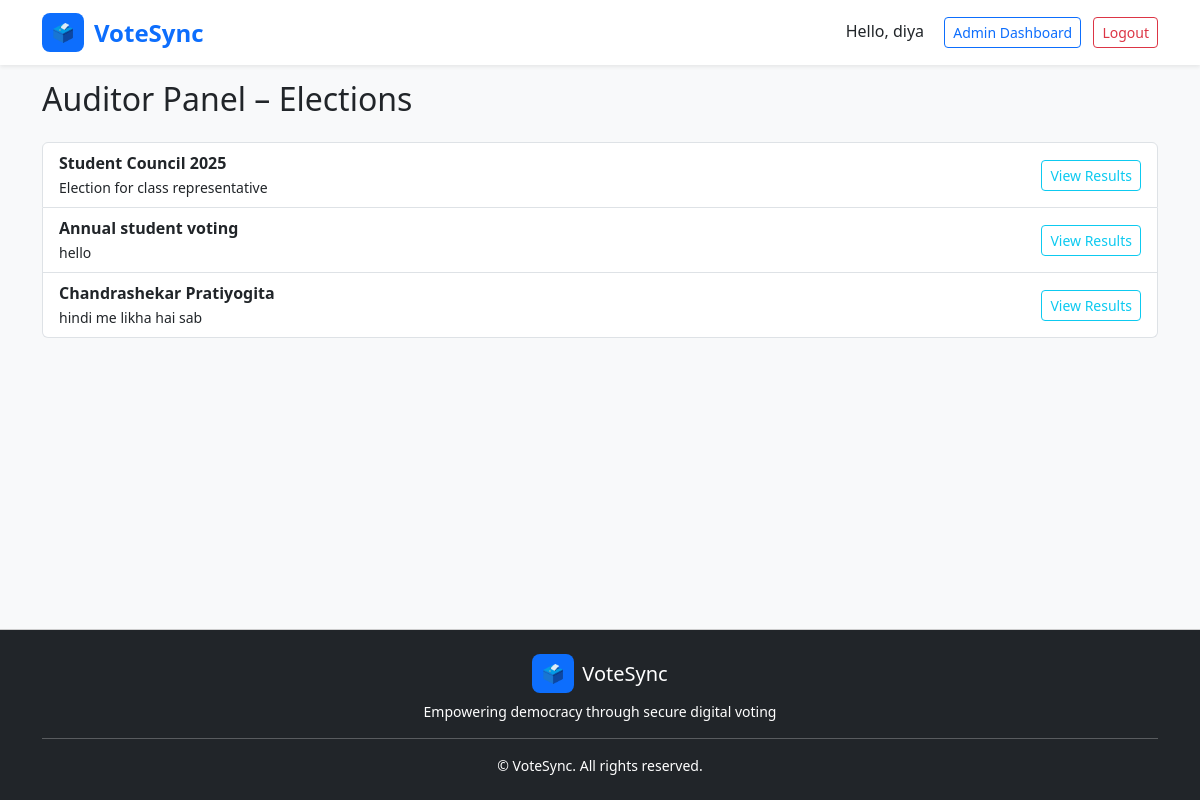
Page /auditor-dashboard/ (signed in) on the committed database.
### core/models.py (models this page shows, shortened)
class Election(models.Model):
    name = models.CharField(max_length=255)
    description = models.TextField()
    start_time = models.DateTimeField()
    end_time = models.DateTimeField()
    status = models.BooleanField(default=False)

### core/views.py (the view)
# urls.py: path('auditor-dashboard/', views.auditor_dashboard, name='auditor_dashboard'),
@never_cache
def auditor_dashboard(request):
    elections = Election.objects.all()
    return render(request, 'auditor/dashboard.html', {'elections': elections})

### core/templates/auditor/dashboard.html
{% extends 'base.html' %} {% block content %}
<h2>Auditor Panel – Elections</h2>
{% if elections %}
<ul class="list-group mt-4">
  {% for election in elections %}
  <li class="list-group-item d-flex justify-content-between align-items-center">
    <div>
      <strong>{{ election.name }}</strong><br />
      <small>{{ election.description }}</small>
    </div>
    <a
      href="{% url 'guest_results' election.id %}"
      class="btn btn-outline-info btn-sm"
    >
      View Results
    </a>
  </li>
  {% endfor %}
</ul>
{% else %}
<p>No elections available.</p>
{% endif %} {% endblock %}

### core/templates/base.html (shortened to what this page needs)
<!DOCTYPE html>
<html lang="en">
  <head>
    <link
      href="https://cdn.jsdelivr.net/npm/bootstrap@5.3.0/dist/css/bootstrap.min.css"
      rel="stylesheet"
    />
  </head>
  <body class="bg-light">
    <nav
      class="navbar navbar-expand-lg navbar-light bg-white shadow-sm fixed-top"
    >
      <div class="container">
        <a
          class="navbar-brand d-flex align-items-center"
          href="{% url 'home' %}"
        >
          <div class="navbar-brand-logo">🗳️</div>
          <strong class="text-primary fs-4">VoteSync</strong>
        </a>
        <div class="ms-auto">
          {% if user.is_authenticated %}
          <span class="me-3">Hello, {{ user.username }}</span>
          {% if user.userprofile.role == 'admin' %}
          <a
            href="{% url 'admin_dashboard' %}"
            class="btn btn-outline-primary btn-sm me-2"
            >Admin Dashboard</a
          >
          {% elif user.userprofile.role == 'voter' %}
          <a
            href="{% url 'voter_dashboard' %}"
            class="btn btn-outline-success btn-sm me-2"
            >Voter Dashboard</a
          >
          {% endif %}
          <a
            href="{% url 'logout' %}"
            class="btn btn-outline-danger btn-sm"
            >Logout</a
          >
          {% endif %}
        </div>
      </div>
    </nav>
    <main class="container">{% block content %}{% endblock %}</main>
    <footer class="bg-dark text-white text-center py-4 mt-auto">
      <div class="container">
        <div class="d-flex justify-content-center align-items-center mb-2">
          <div class="navbar-brand-logo bg-primary text-white me-2">🗳️</div>
          <h5 class="mb-0">VoteSync</h5>
        </div>
        <p class="text-white small mb-0">
          Empowering democracy through secure digital voting
        </p>
        <hr class="bg-light my-3" />
        <p class="small text-white mb-0">
          &copy; {{ now|date:"Y" }} VoteSync. All rights reserved.
        </p>
      </div>
    </footer>
  </body>
</html>

### core/templates/base.html (style rules this page uses)
html, body { height: 100%; margin: 0; }
body { display: flex; flex-direction: column; }
main { flex: 1 0 auto; padding-top: 80px; }
footer { flex-shrink: 0; border-top: 1px solid #ccc; }
.navbar-brand-logo { background-color: #0d6efd; padding: 6px 10px; border-radius: 8px; margin-right: 10px; color: white; font-size: 18px; }

### rows in the picture
Election: name "Student Council 2025", description "Election for class representative"
Election: name "Annual student voting", description "hello"
Election: name "Chandrashekar Pratiyogita", description "hindi me likha hai sab"

### other values in the picture
{{ user.username }} "diya"
